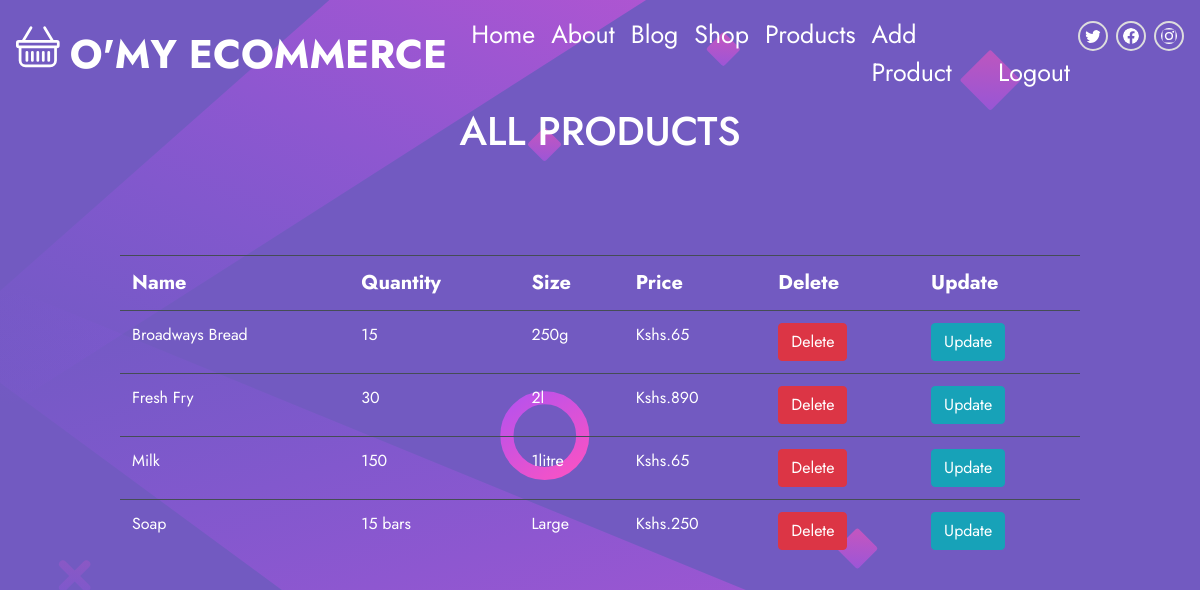
The app's page /products/ (signed in), older data.
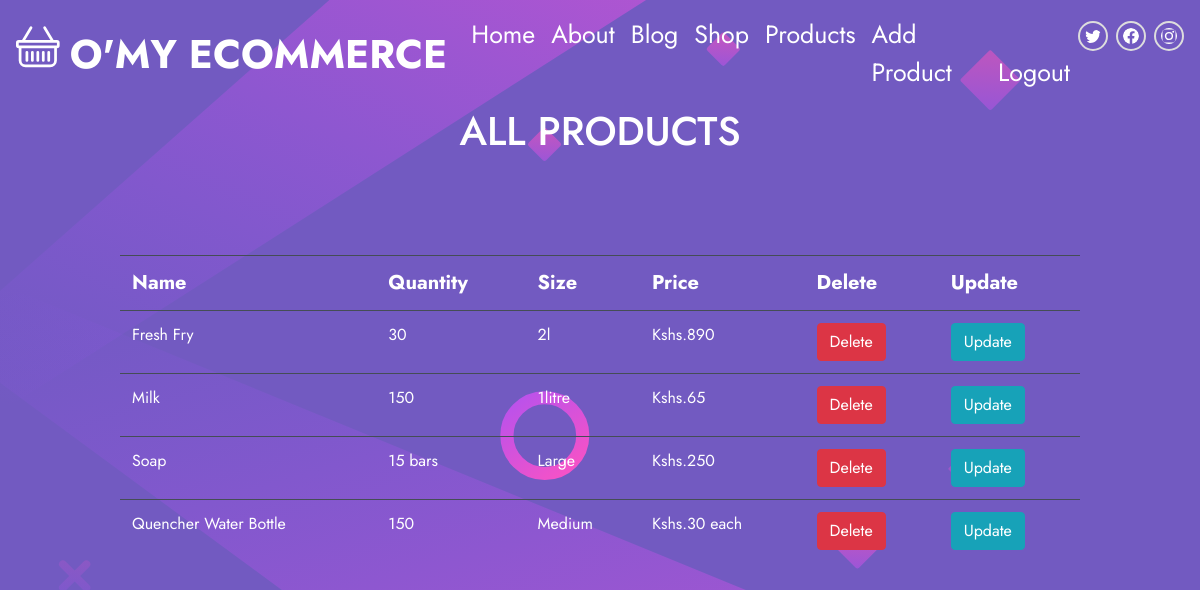
The same page, newer data.
### morningDjangoHtmlFormsProject/models.py (models this page shows)
class Product(models.Model):
    name = models.CharField(max_length=30, blank=False, null=False)
    qtty = models.CharField(max_length=30, blank=False, null=False)
    size = models.CharField(max_length=25, blank=False, null=False)
    price = models.CharField(max_length=20, blank=False, null=False)

### morningDjangoHtmlFormsProject/views.py (the view)
# urls.py: path('products/', user_views.products, name='all-products'),
@login_required
def products(request):
    all_products = Product.objects.all()
    context = {"all_products": all_products}
    return render(request, 'products.html', context)

### templates/products.html
{% extends 'master.html' %}
{% load static %}
{% block content %}
    <div>
        <h1 class="products-heading text-white text-center">ALL PRODUCTS</h1>
        <div class="products-table">
            <table class="products-list table table-dark table-hover">
                <tr class="list-heading">
                    <th>Name</th>
                    <th>Quantity</th>
                    <th>Size</th>
                    <th>Price</th>
                    <th>Delete</th>
                    <th>Update</th>
                </tr>
                {% for product in all_products %}
                    <tr>
                        <td>{{ product.name }}</td>
                        <td>{{ product.qtty }}</td>
                        <td>{{ product.size }}</td>
                        <td>{{ product.price }}</td>
                        <td><a href="/delete-product/{{ product.id }}" class="btn btn-danger">Delete</a></td>
                        <td><a href="/update-product/{{ product.id }}" class="btn btn-info">Update</a></td>
                    </tr>
                {% endfor %}
            </table>
        </div>
    </div>
{% endblock %}

Row changes from the older to the newer data that the page shows:
removed Product: name "Broadways Bread", qtty "15", size "250g", price "Kshs.65"
added Product: name "Quencher Water Bottle", qtty "150", size "Medium", price "Kshs.30 each"
